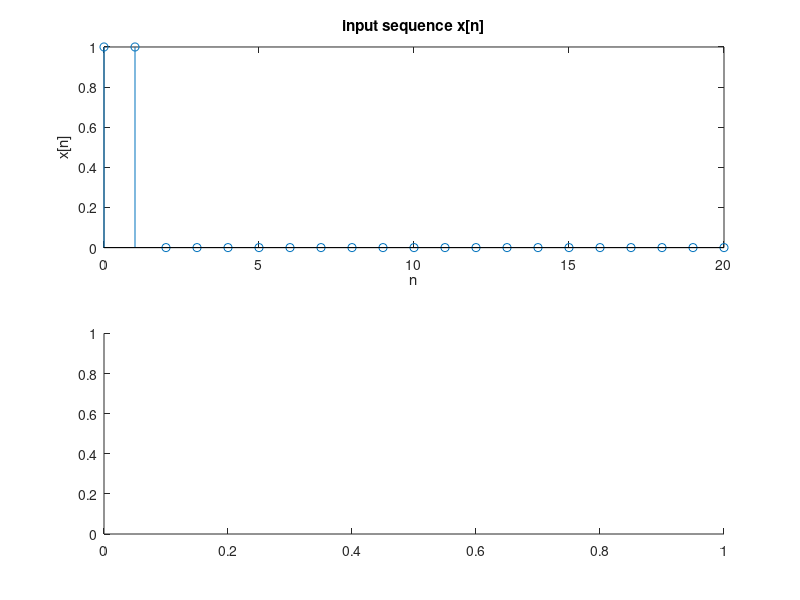

This figure's MATLAB source: (Note: this script raises an error after producing the figure.)

b=input('Enter the coefficients of x: ');
a=input('Enter the coefficients of y: ');

M=length(b)-1; 
N=length(a)-1;

IC=input('Enter the initial conditions for y: ');
n=[-N:20];%number of terms

%x[n]=u[n]-u[n-2]
x=[(n>=0)]-[(n>=2)];

subplot(211);
stem(n,x);
title('input sequence x[n]');
xlabel('n');
ylabel('x[n]');

y=[IC zeros(1,length(n)-N)];
for n=N+1:20 %loop runs length(n) times to find y(n)
sumx=0;sumy=0;
for k=0:M
sumx=sumx+(b(k+1)*x(n-k));
end
for k=1:N
sumy=sumy+(a(k+1)*y(n-k));
end
y(n)=sumx-sumy;
end

n=[-N:20];%number of terms
subplot(212);
stem(n,y);

title('output sequence y[n]');
xlabel('n');
ylabel('y[n]');
disp('y[n]=');
disp(y)